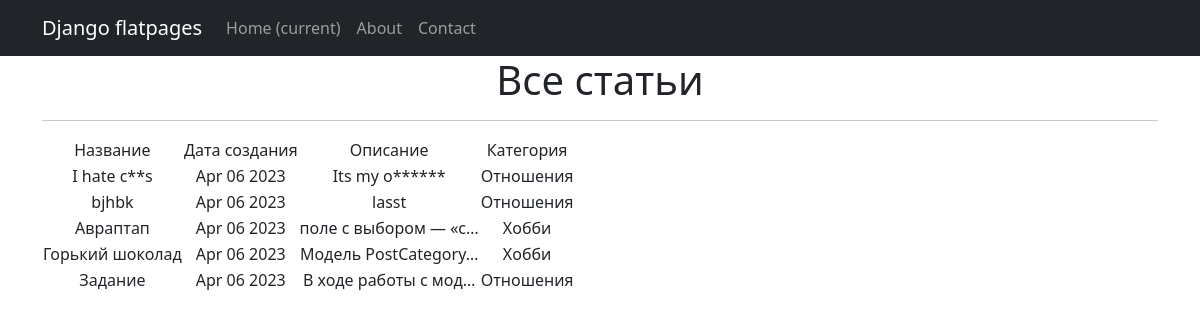
Page /news/ on the committed database.
### simpleapp/models.py (models this page shows, shortened)
class Post(models.Model):
    name = models.CharField(
        max_length=50,
        unique=True,
    )
    description = models.TextField()
    createDate = models.DateTimeField(auto_now_add=True)
    category = models.ForeignKey(
        to='Category',
        on_delete=models.CASCADE,
        related_name='posts')

class Category(models.Model):
    name = models.CharField(max_length=100, unique=True)

### simpleapp/views.py (the view)
# urls.py: path('', PostList.as_view()),
class PostList(ListView):
    model = Post
    ordering = '-createDate'
    template_name = 'posts.html'
    context_object_name = 'posts'
    def get_context_data(self, **kwargs):
        context = super().get_context_data(**kwargs)
        context['time_now'] = datetime.utcnow()
        context['next_sale'] = None
        return context

### simpleapp/templatetags/custom_filters.py (called while the page is built)
@register.filter()
def tsenzor(value):
    bad_words = ['cat', 'dog', 'opinion']
    for i in bad_words:
        value = value.replace(str(i), i[0] + '*' * (len(i) - 1))
    return value

### templates/posts.html (shortened to what this page needs)
{% extends 'flatpages/default.html' %}
{% load custom_filters %}
{% block content %}
   <h1>Все статьи</h1>
   <hr>
   {% if posts %}
       <table>
           <tr>
               <td>Название</td>
               <td>Дата создания</td>
               <td>Описание</td>
               <td>Категория</td>
           </tr>
           {% for post in posts %}
           <tr>
               <td>{{ post.name|tsenzor }}</td>
               <td>{{ post.createDate|date:'M d Y' }}</td>
               <td>{{ post.description|truncatechars:20|tsenzor}}</td>
               <td>{{ post.category.name }}</td>
           </tr>
           {% endfor %}
       </table>
   {% else %}
       <h2> Новостей нет!</h2>
   {% endif %}
{% endblock content %}

### templates/flatpages/default.html (shortened to what this page needs)
<!DOCTYPE html>
<html lang="en">
    <head>
        {% load static %}
       <link href="{% static 'css/styles.css' %}" rel="stylesheet" />
    </head>
    <body>
        <nav class="navbar navbar-expand-lg navbar-dark bg-dark static-top">
   <div class="container">
       <a class="navbar-brand" href="#">Django flatpages</a>
       <div class="collapse navbar-collapse" id="navbarResponsive">
           <ul class="navbar-nav ml-auto">
               <li class="nav-item active">
                   <a class="nav-link" href="#">Home
                       <span class="sr-only">(current)</span>
                   </a>
               </li>
               <li class="nav-item">
                   <a class="nav-link" href="/about/">About</a>
               </li>
               <li class="nav-item">
                   <a class="nav-link" href="/contacts/">Contact</a>
               </li>
           </ul>
       </div>
   </div>
</nav>
        <div class="container">
   <div class="row">
       <div class="col-lg-12 text-center">
           {% block content %}{% endblock content %}
       </div>
   </div>
</div>
    </body>
</html>

### rows in the picture
Post: name|tsenzor "I hate c**s", createDate "Apr 06 2023", description|tsenzor "Its my o******", category.name "Отношения"
Post: name|tsenzor "bjhbk", createDate "Apr 06 2023", description|tsenzor "lasst", category.name "Отношения"
Post: name|tsenzor "Авраптап", createDate "Apr 06 2023", description|tsenzor "поле с выбором — «с…", category.name "Хобби"
Post: name|tsenzor "Горький шоколад", createDate "Apr 06 2023", description|tsenzor "Модель PostCategory…", category.name "Хобби"
Post: name|tsenzor "Задание", createDate "Apr 06 2023", description|tsenzor "В ходе работы с мод…", category.name "Отношения"
